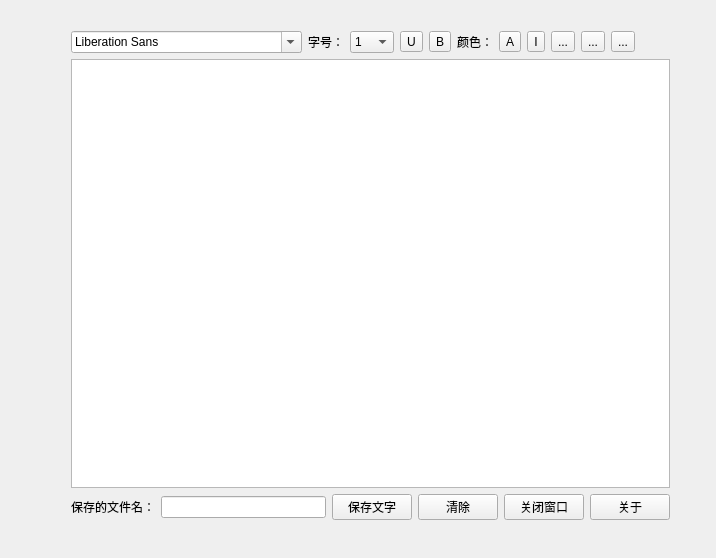
<?xml version="1.0" encoding="UTF-8"?>
<ui version="4.0">
 <class>Widget</class>
 <widget class="QWidget" name="Widget">
  <property name="geometry">
   <rect>
    <x>0</x>
    <y>0</y>
    <width>716</width>
    <height>558</height>
   </rect>
  </property>
  <property name="windowTitle">
   <string>Widget</string>
  </property>
  <widget class="QWidget" name="layoutWidget">
   <property name="geometry">
    <rect>
     <x>60</x>
     <y>20</y>
     <width>621</width>
     <height>511</height>
    </rect>
   </property>
   <layout class="QVBoxLayout" name="verticalLayout">
    <item>
     <layout class="QHBoxLayout" name="horizontalLayout">
      <item>
       <widget class="QFontComboBox" name="fontComboBox"/>
      </item>
      <item>
       <widget class="QLabel" name="label_2">
        <property name="text">
         <string>字号：</string>
        </property>
       </widget>
      </item>
      <item>
       <widget class="QComboBox" name="comboBoxPointSize">
        <item>
         <property name="text">
          <string>1</string>
         </property>
        </item>
        <item>
         <property name="text">
          <string>3</string>
         </property>
        </item>
        <item>
         <property name="text">
          <string>5</string>
         </property>
        </item>
        <item>
         <property name="text">
          <string>7</string>
         </property>
        </item>
        <item>
         <property name="text">
          <string>9</string>
         </property>
        </item>
        <item>
         <property name="text">
          <string>11</string>
         </property>
        </item>
        <item>
         <property name="text">
          <string>12</string>
         </property>
        </item>
        <item>
         <property name="text">
          <string>15</string>
         </property>
        </item>
        <item>
         <property name="text">
          <string>20</string>
         </property>
        </item>
        <item>
         <property name="text">
          <string>25</string>
         </property>
        </item>
        <item>
         <property name="text">
          <string>30</string>
         </property>
        </item>
       </widget>
      </item>
      <item>
       <widget class="QToolButton" name="toolUnderLineBtn">
        <property name="text">
         <string>U</string>
        </property>
       </widget>
      </item>
      <item>
       <widget class="QToolButton" name="toolBlodBtn">
        <property name="text">
         <string>B</string>
        </property>
        <property name="checkable">
         <bool>true</bool>
        </property>
       </widget>
      </item>
      <item>
       <widget class="QLabel" name="label_3">
        <property name="text">
         <string>颜色：</string>
        </property>
       </widget>
      </item>
      <item>
       <widget class="QToolButton" name="toolColorBtn">
        <property name="text">
         <string>A</string>
        </property>
       </widget>
      </item>
      <item>
       <widget class="QToolButton" name="toolItalic">
        <property name="text">
         <string>I</string>
        </property>
        <property name="checkable">
         <bool>true</bool>
        </property>
       </widget>
      </item>
      <item>
       <widget class="QToolButton" name="toolLeftBtn">
        <property name="text">
         <string>...</string>
        </property>
        <property name="icon">
         <iconset resource="res.qrc">
          <normaloff>:/Image/left.png</normaloff>:/Image/left.png</iconset>
        </property>
       </widget>
      </item>
      <item>
       <widget class="QToolButton" name="toolCenterBtn">
        <property name="text">
         <string>...</string>
        </property>
        <property name="icon">
         <iconset resource="res.qrc">
          <normaloff>:/Image/center .png</normaloff>:/Image/center .png</iconset>
        </property>
       </widget>
      </item>
      <item>
       <widget class="QToolButton" name="toolRightBtn">
        <property name="text">
         <string>...</string>
        </property>
        <property name="icon">
         <iconset resource="res.qrc">
          <normaloff>:/Image/right.png</normaloff>:/Image/right.png</iconset>
        </property>
       </widget>
      </item>
      <item>
       <spacer name="horizontalSpacer">
        <property name="orientation">
         <enum>Qt::Horizontal</enum>
        </property>
        <property name="sizeHint" stdset="0">
         <size>
          <width>40</width>
          <height>20</height>
         </size>
        </property>
       </spacer>
      </item>
     </layout>
    </item>
    <item>
     <widget class="QTextEdit" name="textEdit"/>
    </item>
    <item>
     <layout class="QHBoxLayout" name="horizontalLayout_5">
      <item>
       <widget class="QLabel" name="label">
        <property name="text">
         <string>保存的文件名：</string>
        </property>
       </widget>
      </item>
      <item>
       <widget class="QLineEdit" name="lineEdit"/>
      </item>
      <item>
       <widget class="QPushButton" name="saveBtn">
        <property name="text">
         <string>保存文字</string>
        </property>
       </widget>
      </item>
      <item>
       <widget class="QPushButton" name="clearBtn">
        <property name="text">
         <string>清除</string>
        </property>
       </widget>
      </item>
      <item>
       <widget class="QPushButton" name="closeBtn">
        <property name="text">
         <string>关闭窗口</string>
        </property>
       </widget>
      </item>
      <item>
       <widget class="QPushButton" name="aboutBtn">
        <property name="text">
         <string>关于</string>
        </property>
       </widget>
      </item>
     </layout>
    </item>
   </layout>
  </widget>
 </widget>
 <layoutdefault spacing="6" margin="11"/>
 <resources>
  <include location="res.qrc"/>
 </resources>
 <connections/>
</ui>
